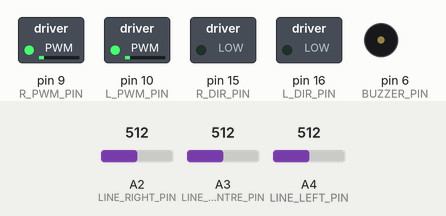
Simulated run of this sketch. Board: Arduino Mega 2560, built with avr-gcc and run on an emulated ATmega2560. Parts: switched loads named in the sketch (green lamp = pin HIGH), buzzer (waves = sounding, pin HIGH). Inputs (shaded band) come from the test bench; at power-on: A2 (LINE_RIGHT_PIN) = 512, A3 (LINE_CENTRE_PIN) = 512, A4 (LINE_LEFT_PIN) = 512. What the sketch prints to the serial monitor is not drawn.

Above: at 3.2 s.
3.3 s: A2 (LINE_RIGHT_PIN) set to 804
4.8 s: A2 (LINE_RIGHT_PIN) set to 826
At 5.4 s:
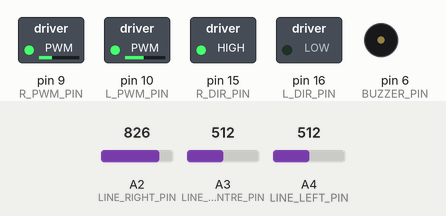
6.3 s: A3 (LINE_CENTRE_PIN) set to 716
At 7.0 s:
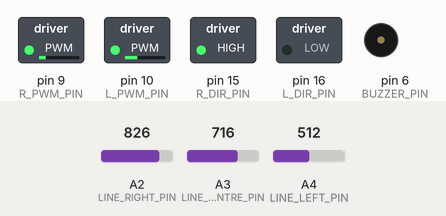
7.8 s: A4 (LINE_LEFT_PIN) set to 306
At 9.0 s:
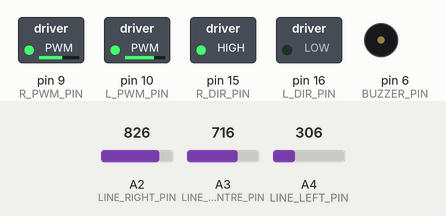
9.3 s: A4 (LINE_LEFT_PIN) set to 290
At 10.1 s:
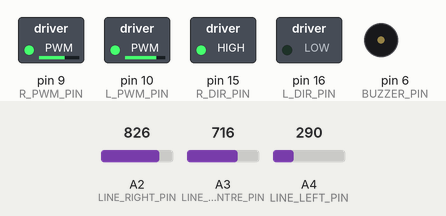
10.8 s: A3 (LINE_CENTRE_PIN) set to 900
At 11.3 s:
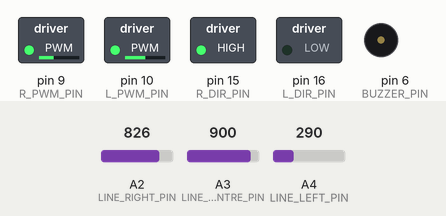
Timing chart, 0 to 13.3 s (numbered marks = the images above; inputs shaded):
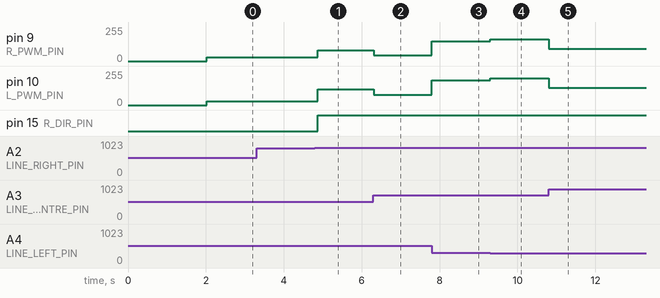

The sketch:

Line_follow.ino
```cpp
#include "encoders.h"
#include "pid.h"
#include "line_sensors.h"
#include "kinematics.h"

// Constants
#define L_PWM_PIN 10
#define L_DIR_PIN 16
#define R_PWM_PIN  9
#define R_DIR_PIN 15

#define DIR_FWD LOW
#define DIR_BKD HIGH

#define BAUD_RATE 9600
#define BUZZER_PIN 6

#define LINE_LEFT_PIN   A4 //Pin for the left line sensor
#define LINE_CENTRE_PIN A3 //Pin for the centre line sensor
#define LINE_RIGHT_PIN  A2 //Pin for the right line sensor

#define STATE_INITIAL        0
#define STATE_DRIVE_FORWARDS 1
#define STATE_FOUND_LINE     2
#define STATE_FOLLOW_LINE    3
#define STATE_LOST_LINE      4
#define STATE_REFIND_LINE    5
#define STATE_TURN_TO_HOME   6
#define STATE_DRIVE_HOME     7
#define STATE_STOP           10

// PID Values
#define heading_kp 50.0
#define heading_ki 0.01
#define heading_kd 1.0

#define line_kp 0.1
#define line_ki 0.0
#define line_kd 0.0

#define wheel_kp 0.08
#define wheel_ki 0.0
#define wheel_kd 0.0

// Initialise line sensors
LineSensor line_left(LINE_LEFT_PIN);
LineSensor line_centre(LINE_CENTRE_PIN);
LineSensor line_right(LINE_RIGHT_PIN);

// Initialise pose
Kinematics pose;

// Initialise PIDs
PID heading_pid(heading_kp, heading_ki, heading_kd);
PID line_pid(line_kp, line_ki, line_kd);

// Timestamps
float update_ts;
float init_ts;

// States
bool on_line;
bool first_line_found;
bool buzzer_on;
bool beep_complete;

float distance_to_home;
float last_distance;

bool heading_target_found = false;

// Line Confidence
float left_line_confidence;
float centre_line_confidence;
float right_line_confidence;

// Thresholds
float line_threshold;
float confidence_threshold;

float line_demand;
float heading_demand;
float heading_measurement;
float forward_speed;

float recorded_mean_count;

// Refind line
bool left_checked;
bool right_checked;

int STATE;

// Remember, setup only runs once.
void setup()
{

  setupMotors();
  setupLeftEncoder();
  setupRightEncoder();
  setupTimestamps();

  // Calibrate and setup line sensors
  setupLineSensors();

  pinMode(BUZZER_PIN, OUTPUT);

  buzzer_on = false;
  beep_complete = false;
  heading_target_found = false;

  line_threshold = 300.0;
  confidence_threshold = 60.0;

  line_demand = 0.0;
  heading_demand = 0.0;
  heading_measurement = 0.0;
  forward_speed = 18.0;

  last_distance = 0.0;
  distance_to_home = 0.0;

  recorded_mean_count = 0;

  left_checked = false;
  right_checked = false;

  // Delay for start of run
  delay(1000);

  // Initialise the Serial communication
  Serial.begin( 9600 );
  delay(1000);
  Serial.println("***RESET***");

  STATE = 0;
}


// Remmeber, loop is called again and again.
void loop()
{


  // Update kinematics
  pose.update();

  // Check if on a line
  updateLineConfidence();
  on_line = checkForLine();

  float elapsed_time = millis() - update_ts;

  switch( STATE ) {
    case STATE_INITIAL:
      initialisingBeeps();
      break;
    case STATE_DRIVE_FORWARDS:
      driveForwards();
      break;
    case STATE_FOLLOW_LINE:
      if (elapsed_time > 10) {
        update_ts = millis();
        followLine();
      }
      break;
    case STATE_LOST_LINE:
      lostLine();
      break;
    case STATE_REFIND_LINE:
      if (elapsed_time > 10) {
        update_ts = millis();
        refindLine();
      }
      break;
    case STATE_TURN_TO_HOME:
      turnToHome();
      break;
    case STATE_DRIVE_HOME:
      if (elapsed_time > 5) {
        update_ts = millis();
        driveHome();
      }
      break;
    case STATE_STOP:
      updateSpeed(0,0);
      break;
    default:
      Serial.println("System Error, Unknown state!");
      break;
  }

}

void driveHome() {

  Serial.println(distance_to_home);

  heading_demand = pose.getHeadingTarget();


  updateHeadingPID(25.0);
  if (abs(pose.getDistanceTarget()) < 75) {
    if (distance_to_home >= last_distance){
      STATE = STATE_STOP;
    }
  }

  last_distance = distance_to_home;
}


void turnToHome() {

  heading_demand = pose.getHeadingTarget();

  if (heading_demand >= pose.getTheta()) {
    updateSpeed(35.0, -35.0);
  } else {
    updateSpeed(-35.0, 35.0);
  }

  float angleDiff = heading_demand - pose.getTheta();
  if (abs(angleDiff) < 0.016) {
    updateSpeed(0, 0);
    last_distance = pose.getDistanceTarget();
    STATE = STATE_DRIVE_HOME;
    return;
  }
}

void refindLine() {

  // If line found restart line follow PID
  if (on_line) {
    STATE = STATE_FOLLOW_LINE;
    return;
  }

  // Turn left and then right to refind line
  if (!left_checked && !right_checked) {
    heading_demand = heading_measurement - M_PI/8;
    updateSpeed(-20, 20);

    if (pose.getTheta() <= heading_demand) {
      left_checked = true;
    }
  }

  if (left_checked && !right_checked) {
    heading_demand = heading_measurement + M_PI/8;
    updateSpeed(20, -20);

    if (pose.getTheta() >= heading_demand) {
      right_checked = true;
    }
  }

  if (left_checked && right_checked) {
    heading_demand = heading_measurement;
    updateSpeed(-20, 20);

    if (pose.getTheta() <= heading_demand) {
      updateSpeed(0, 0);
      playDelayTone(10, 200);
      delay(1000);
      STATE = STATE_TURN_TO_HOME;
      return;
    }
  }
}


void lostLine() {
  if (first_line_found) {
    updateSpeed(0.0, 0.0);
    heading_measurement = pose.getTheta();
    STATE = STATE_REFIND_LINE;
  }
}

void followLine() {
  if (on_line) {
    updateLinePID();
  }
  else {
    STATE = STATE_LOST_LINE;
  }
}


void driveForwards() {
  if (!on_line) {
    updateHeadingPID(30.0);
  } else {
    first_line_found = true;
    STATE = STATE_FOLLOW_LINE;
  }
}

void updateSpeed(float left_new_speed, float right_new_speed) {

  if (left_new_speed < 0) {
    left_new_speed = left_new_speed * -1;
    digitalWrite( L_DIR_PIN, DIR_BKD );
  } else {
    digitalWrite( L_DIR_PIN, DIR_FWD );
  }

  if (right_new_speed < 0) {
    right_new_speed = right_new_speed * -1;
    digitalWrite( R_DIR_PIN, DIR_BKD );
  } else {
    digitalWrite( R_DIR_PIN, DIR_FWD );
  }

  analogWrite( L_PWM_PIN, left_new_speed );
  analogWrite( R_PWM_PIN, right_new_speed );
}

void updateLineConfidence() {
  // If sensor is above threshold, increase confidence
  if (line_left.readCalibrated() > line_threshold) {
    left_line_confidence += 1.0;
  }
  else {
    left_line_confidence -= 1.0;
  }

  if (line_centre.readCalibrated() > line_threshold) {
    centre_line_confidence += 1.0;
  }
  else {
    centre_line_confidence -= 1.0;
  }

  if (line_right.readCalibrated() > line_threshold) {
    right_line_confidence += 1.0;
  }
  else {
    right_line_confidence -= 1.0;
  }

  left_line_confidence = constrain(left_line_confidence, 0.0, 100.0);
  centre_line_confidence = constrain(centre_line_confidence, 0.0, 100.0);
  right_line_confidence = constrain(right_line_confidence, 0.0, 100.0);

  return;
}

bool checkForLine() {
  bool left_on_line = left_line_confidence > confidence_threshold;
  bool centre_on_line = centre_line_confidence > confidence_threshold;
  bool right_on_line = right_line_confidence > confidence_threshold;

  if (left_on_line || centre_on_line || right_on_line) {
    if (!first_line_found) {
      left_line_confidence = 100.0;
      centre_line_confidence = 100.0;
      right_line_confidence = 100.0;
      first_line_found = true;
    }
    return true;
  }

  return false;
}

void updateLinePID() {
  // Get weighted line sensing ratio
  float line_centre_value = getLineCentre();
  float pid_output = line_pid.update(line_demand, line_centre_value);

  float left_speed = forward_speed - pid_output;
  float right_speed = forward_speed + pid_output;

  left_speed = constrain(left_speed, -254, 254);
  right_speed = constrain(right_speed, -254, 254);

  updateSpeed(left_speed, right_speed);
}

void updateHeadingPID(float forward_bias) {
  float heading_output = heading_pid.update(heading_demand, pose.getTheta());

  float left_speed = forward_bias + heading_output;
  float right_speed = forward_bias - heading_output;

  left_speed = constrain(left_speed, -254, 254);
  right_speed = constrain(right_speed, -254, 254);

  updateSpeed(left_speed, right_speed);
}

float getLineCentre() {
  float left_value = line_left.readCalibrated();
  float centre_value = line_centre.readCalibrated();
  float right_value = line_right.readCalibrated();

  float I_total = left_value + centre_value + right_value;

  float p_1 = left_value / I_total;
  float p_2 = centre_value / I_total;
  float p_3 = right_value / I_total;

  float line_centre = (p_1 * 1000) + (p_2 * 2000) + (p_3 * 3000);

  line_centre = line_centre - 2000;

  line_centre = constrain(line_centre, -2000, 2000);

  return line_centre;
}

void initialisingBeeps() {
  // Update state
  STATE = STATE_DRIVE_FORWARDS;
}

void playDelayTone(int volume, int duration) {
  analogWrite(BUZZER_PIN, volume);
  delay(duration);
  analogWrite(BUZZER_PIN, 0);
}

void setupMotors() {
  pinMode( L_PWM_PIN, OUTPUT );
  pinMode( L_DIR_PIN, OUTPUT );
  pinMode( R_PWM_PIN, OUTPUT );
  pinMode( R_DIR_PIN, OUTPUT );

  // Set initial direction for l and r wheels
  digitalWrite( L_DIR_PIN, DIR_FWD );
  digitalWrite( R_DIR_PIN, DIR_FWD );
}

void setupTimestamps() {
  update_ts = millis();
  init_ts = millis();
}

void setupLineSensors() {
  // Calibrate line sensors
  line_left.calibrate();
  line_centre.calibrate();
  line_right.calibrate();

  on_line = false;
  first_line_found = false;

  left_line_confidence = 0.0;
  centre_line_confidence = 0.0;
  right_line_confidence = 0.0;
}
```

encoders.h
```cpp
#define E1_A_PIN  7
#define E1_B_PIN  23
#define E0_A_PIN  26
//E0_B_Pin is defined seperately later

// Volatile Global variables used by Encoder ISR.
volatile long count_right_e; // used by encoder to count the rotation
volatile bool oldE1_A;  // used by encoder to remember prior state of A
volatile bool oldE1_B;  // used by encoder to remember prior state of B

volatile long count_left_e; // used by encoder to count the rotation
volatile bool oldE0_A;  // used by encoder to remember prior state of A
volatile bool oldE0_B;  // used by encoder to remember prior state of B


// This ISR handles just Encoder 1
// ISR to read the Encoder1 Channel A and B pins
// and then look up based on  transition what kind of
// rotation must have occured.
ISR( INT6_vect ) {
  // First, Read in the new state of the encoder pins.
  // Standard pins, so standard read functions.
  boolean newE1_B = digitalRead( E1_B_PIN );
  boolean newE1_A = digitalRead( E1_A_PIN );

  // signals and this XOR restores the
  // true value.
  newE1_A ^= newE1_B;

  // Create a bitwise representation of our states
  // We do this by shifting the boolean value up by
  // the appropriate number of bits, as per our table
  // header:
  //
  // State :  (bit3)  (bit2)  (bit1)  (bit0)
  // State :  New A,  New B,  Old A,  Old B.
  byte state = 0;
  state = state | ( newE1_A  << 3 );
  state = state | ( newE1_B  << 2 );
  state = state | ( oldE1_A  << 1 );
  state = state | ( oldE1_B  << 0 );


  switch( state ) {
    case 0:                   break; // No movement.
    case 1:  count_right_e--; break;  // clockwise
    case 2:  count_right_e++; break;  // anti-clockwise
    case 3:                   break;  // Invalid
    case 4:  count_right_e++; break;  // anti-clockwise
    case 5:                   break;  // No movement.
    case 6:                   break;  // Invalid
    case 7:  count_right_e--; break;  // clockwise
    case 8:  count_right_e--; break;  // clockwise
    case 9:                   break;  // Invalid
    case 10:                  break;  // No movement.
    case 11: count_right_e++; break;  // anti-clockwise
    case 12:                  break;  // Invalid
    case 13: count_right_e++; break;  // anti-clockwise
    case 14: count_right_e--; break;  // clockwise
    case 15:                  break;  // No movement.
  }

  // Save current state as old state for next call.
  oldE1_A = newE1_A;
  oldE1_B = newE1_B;

}


// This ISR handles just Encoder 0
// ISR to read the Encoder0 Channel A and B pins
// and then look up based on  transition what kind of
// rotation must have occured.
ISR( PCINT0_vect ) {

  // First, Read in the new state of the encoder pins.

  // Mask for a specific pin from the port.
  // Non-standard pin, so we access the register
  // directly.
  // Reading just PINE would give us a number
  // composed of all 8 bits.  We want only bit 2.
  // B00000100 masks out all but bit 2
  boolean newE0_B = PINE & (1<<PINE2);
  //boolean newE0_B = PINE & B00000100;  // Does same as above.

  // Standard read fro the other pin.
  boolean newE0_A = digitalRead( E0_A_PIN ); // 26 the same as A8

  // Some clever electronics combines the
  // signals and this XOR restores the
  // true value.
  newE0_A ^= newE0_B;

  // Create a bitwise representation of our states
  // We do this by shifting the boolean value up by
  // the appropriate number of bits, as per our table
  // header:
  //
  // State :  (bit3)  (bit2)  (bit1)  (bit0)
  // State :  New A,  New B,  Old A,  Old B.
  byte state = 0;
  state = state | ( newE0_A  << 3 );
  state = state | ( newE0_B  << 2 );
  state = state | ( oldE0_A  << 1 );
  state = state | ( oldE0_B  << 0 );

  // This is an inefficient way of determining
  // the direction.  However it illustrates well
  // against the lecture slides.
  switch( state ) {
    case 0:                  break; // No movement.
    case 1:  count_left_e--; break;  // clockwise
    case 2:  count_left_e++; break;  // anti-clockwise
    case 3:                  break;  // Invalid
    case 4:  count_left_e++; break;  // anti-clockwise
    case 5:                  break;  // No movement.
    case 6:                  break;  // Invalid
    case 7:  count_left_e--; break;  // clockwise?
    case 8:  count_left_e--; break;  // clockwise?
    case 9:                  break;  // Invalid
    case 10:                 break;  // No movement.
    case 11: count_left_e++; break;  // anti-clockwise
    case 12:                 break;  // Invalid
    case 13: count_left_e++; break;  // anti-clockwise
    case 14: count_left_e--; break;  // clockwise
    case 15:                 break;  // No movement.
  }

  // Save current state as old state for next call.
  oldE0_A = newE0_A;
  oldE0_B = newE0_B;
}


/*
   This setup routine enables interrupts for
   encoder1.  The interrupt is automatically
   triggered when one of the encoder pin changes.
   This is really convenient!  It means we don't
   have to check the encoder manually.
*/
void setupRightEncoder() {

  // Initialise our count value to 0.
  count_right_e = 0;

  // Initialise the prior A & B signals
  // to zero, we don't know what they were.
  oldE1_A = 0;
  oldE1_B = 0;

  // Setup pins for encoder 1
  pinMode( E1_A_PIN, INPUT );
  pinMode( E1_B_PIN, INPUT );

  // Now to set up PE6 as an external interupt (INT6), which means it can
  // have its own dedicated ISR vector INT6_vector

  // Page 90, 11.1.3 External Interrupt Mask Register – EIMSK
  // Disable external interrupts for INT6 first
  // Set INT6 bit low, preserve other bits
  EIMSK = EIMSK & ~(1<<INT6);
  //EIMSK = EIMSK & B1011111; // Same as above.

  // Page 89, 11.1.2 External Interrupt Control Register B – EICRB
  // Used to set up INT6 interrupt
  EICRB |= ( 1 << ISC60 );  // using header file names, push 1 to bit ISC60
  //EICRB |= B00010000; // does same as above

  // Page 90, 11.1.4 External Interrupt Flag Register – EIFR
  // Setting a 1 in bit 6 (INTF6) clears the interrupt flag.
  EIFR |= ( 1 << INTF6 );
  //EIFR |= B01000000;  // same as above

  // Now that we have set INT6 interrupt up, we can enable
  // the interrupt to happen
  // Page 90, 11.1.3 External Interrupt Mask Register – EIMSK
  // Disable external interrupts for INT6 first
  // Set INT6 bit high, preserve other bits
  EIMSK |= ( 1 << INT6 );
  //EIMSK |= B01000000; // Same as above

}

void setupLeftEncoder() {

    // Initialise our count value to 0.
    count_left_e = 0;

    // Initialise the prior A & B signals
    // to zero, we don't know what they were.
    oldE0_A = 0;
    oldE0_B = 0;

    // Setting up E0_PIN_B:
    // The Romi board uses the pin PE2 (port E, pin 2) which is
    // very unconventional.  It doesn't have a standard
    // arduino alias (like d6, or a5, for example).
    // We set it up here with direct register access
    // Writing a 0 to a DDR sets as input
    // DDRE = Data Direction Register (Port)E
    // We want pin PE2, which means bit 2 (counting from 0)
    // PE Register bits [ 7  6  5  4  3  2  1  0 ]
    // Binary mask      [ 1  1  1  1  1  0  1  1 ]
    //
    // By performing an & here, the 0 sets low, all 1's preserve
    // any previous state.
    DDRE = DDRE & ~(1<<DDE6);
    //DDRE = DDRE & B11111011; // Same as above.

    // We need to enable the pull up resistor for the pin
    // To do this, once a pin is set to input (as above)
    // You write a 1 to the bit in the output register
    PORTE = PORTE | (1<< PORTE2 );
    //PORTE = PORTE | 0B00000100;

    // Encoder0 uses conventional pin 26
    pinMode( E0_A_PIN, INPUT );
    digitalWrite( E0_A_PIN, HIGH ); // Encoder 0 xor

    // Enable pin-change interrupt on A8 (PB4) for encoder0, and disable other
    // pin-change interrupts.
    // Note, this register will normally create an interrupt a change to any pins
    // on the port, but we use PCMSK0 to set it only for PCINT4 which is A8 (PB4)
    // When we set these registers, the compiler will now look for a routine called
    // ISR( PCINT0_vect ) when it detects a change on the pin.  PCINT0 seems like a
    // mismatch to PCINT4, however there is only the one vector servicing a change
    // to all PCINT0->7 pins.
    // See Manual 11.1.5 Pin Change Interrupt Control Register - PCICR

    // Page 91, 11.1.5, Pin Change Interrupt Control Register
    // Disable interrupt first
    PCICR = PCICR & ~( 1 << PCIE0 );
    // PCICR &= B11111110;  // Same as above

    // 11.1.7 Pin Change Mask Register 0 – PCMSK0
    PCMSK0 |= (1 << PCINT4);

    // Page 91, 11.1.6 Pin Change Interrupt Flag Register – PCIFR
    PCIFR |= (1 << PCIF0);  // Clear its interrupt flag by writing a 1.

    // Enable
    PCICR |= (1 << PCIE0);
}
```

Source omitted: kinematics.h (2184 bytes), line_sensors.h (1659 bytes), pid.h (4617 bytes)

Measured:
- the behaviour switches between 812 and 813 on A2 (LINE_RIGHT_PIN) (found by bisection; images 0 and 1)
- after the input at 3.3 s, every drawn part: stays the same
- after the input at 4.8 s, pin 9 (R_PWM_PIN): 30/255 → 82/255 after 0.07 s; pin 10 (L_PWM_PIN): 30/255 → 118/255 after 0.07 s; pin 15 (R_DIR_PIN): LOW → HIGH after 0.07 s
- after the input at 6.3 s, pin 9 (R_PWM_PIN): 82/255 → 42/255 at once; pin 10 (L_PWM_PIN): 118/255 → 78/255 at once
- after the input at 7.8 s, pin 9 (R_PWM_PIN): 42/255 → 148/255 at once; pin 10 (L_PWM_PIN): 78/255 → 184/255 at once
- after the input at 9.3 s, pin 9 (R_PWM_PIN): 148/255 → 163/255 at once; pin 10 (L_PWM_PIN): 184/255 → 199/255 at once
- after the input at 10.8 s, pin 9 (R_PWM_PIN): 163/255 → 93/255 at once; pin 10 (L_PWM_PIN): 199/255 → 129/255 at once
